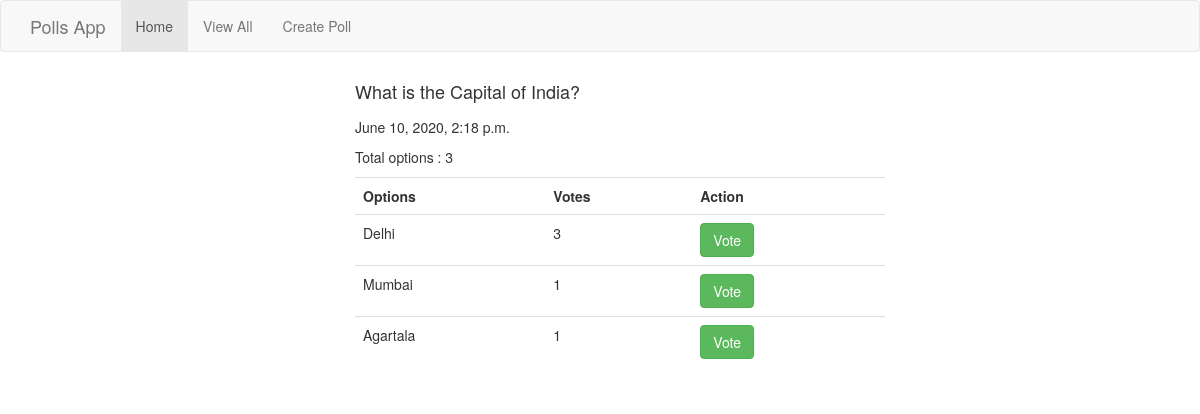
The page /polls/1/ on the database its author committed.
### polls/models.py (models this page shows, shortened)
class Question(models.Model) :
    question_text = models.CharField(max_length = 200)
    pub_date = models.DateTimeField(default = dt.now())
    is_published = models.BooleanField(default=True)
    def __str__(self) :
        return self.question_text

class Choice(models.Model) :
    question = models.ForeignKey(
        Question,
        on_delete = models.CASCADE
    )
    choice_text = models.CharField(max_length=200)
    votes = models.IntegerField(default=0)

### polls/views.py (the view)
# urls.py: path('polls/<int:question_id>/', views.details, name="poll"),
def details(request, question_id) :
    try :
        question = Question.objects.get(id = question_id)
        choices = Choice.objects.filter(question = question)
        if len(choices) <= 0 :
            raise Http404("Choices not available for this question")
    except Question.DoesNotExist :
        raise Http404("Question does not exist")
    return render(request, 'poll.html', {'question': question, "choices" : choices})

### templates/poll.html (shortened to what this page needs)
{%extends 'base.html'%}
{%block content%}
    <div class="container questions">
        <ul>
            <li><h4>{{question}}</h4></li>
            <p>{{question.pub_date}}</p>
            <p>Total options : {{question.choice_set.count}}</p>
            <table class="table stripped table-hover">
                <th>Options</th>
                <th>Votes</th>
                <th>Action</th>
                {%for choice in question.choice_set.all%}
                    <tr>
                        <td>
                            {{choice.choice_text}}
                        </td>
                        <td>
                            {{choice.votes}}
                        </td>
                        <td>
                            <form action="{%url 'vote' question.id choice.id%}" method="post">
                                <input type="Submit" class="btn btn-success" value="Vote">
                            </form>
                        </td>
                    </tr>
                {%endfor%}
            </table>
        </ul>
    </div>
{%endblock%}

### public/css/main.css (style rules this page uses)
* { box-sizing: border-box; }
div.questions { width: 600px; margin: auto; }
div.questions > ul { list-style: none; }
div.questions > ul > li { margin-bottom: 15px; }

### rows shown on the page
Question: question_text "What is the Capital of India?", pub_date "June 10, 2020, 2:18 p.m.", choice_set.count "3"
Choice: choice_text "Delhi", votes "3"
Choice: choice_text "Mumbai", votes "1"
Choice: choice_text "Agartala", votes "1"
